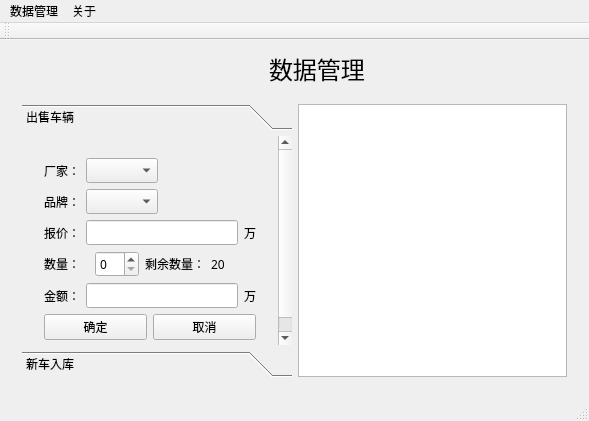
<?xml version="1.0" encoding="UTF-8"?>
<ui version="4.0">
 <class>MainWindow</class>
 <widget class="QMainWindow" name="MainWindow">
  <property name="geometry">
   <rect>
    <x>0</x>
    <y>0</y>
    <width>589</width>
    <height>421</height>
   </rect>
  </property>
  <property name="windowTitle">
   <string>数据管理系统</string>
  </property>
  <property name="windowIcon">
   <iconset>
    <normaloff>../image/1 (33).jpg</normaloff>../image/1 (33).jpg</iconset>
  </property>
  <widget class="QWidget" name="centralWidget">
   <layout class="QGridLayout" name="gridLayout">
    <item row="0" column="2">
     <spacer name="horizontalSpacer_2">
      <property name="orientation">
       <enum>Qt::Horizontal</enum>
      </property>
      <property name="sizeHint" stdset="0">
       <size>
        <width>207</width>
        <height>20</height>
       </size>
      </property>
     </spacer>
    </item>
    <item row="0" column="1">
     <widget class="QLabel" name="label">
      <property name="font">
       <font>
        <family>华文楷体</family>
        <pointsize>18</pointsize>
       </font>
      </property>
      <property name="text">
       <string>数据管理</string>
      </property>
     </widget>
    </item>
    <item row="0" column="0">
     <spacer name="horizontalSpacer">
      <property name="orientation">
       <enum>Qt::Horizontal</enum>
      </property>
      <property name="sizeHint" stdset="0">
       <size>
        <width>253</width>
        <height>20</height>
       </size>
      </property>
     </spacer>
    </item>
    <item row="1" column="0" colspan="3">
     <widget class="QStackedWidget" name="stackedWidget">
      <property name="font">
       <font>
        <family>楷体</family>
       </font>
      </property>
      <property name="currentIndex">
       <number>0</number>
      </property>
      <widget class="QWidget" name="car">
       <layout class="QGridLayout" name="gridLayout_2">
        <item row="0" column="1">
         <widget class="QTextEdit" name="textEdit">
          <property name="readOnly">
           <bool>true</bool>
          </property>
         </widget>
        </item>
        <item row="0" column="0">
         <widget class="QToolBox" name="toolBox">
          <property name="currentIndex">
           <number>0</number>
          </property>
          <widget class="QWidget" name="page_3">
           <property name="geometry">
            <rect>
             <x>0</x>
             <y>0</y>
             <width>274</width>
             <height>239</height>
            </rect>
           </property>
           <attribute name="label">
            <string>出售车辆</string>
           </attribute>
           <layout class="QGridLayout" name="gridLayout_4">
            <item row="0" column="0">
             <widget class="QStackedWidget" name="stackedWidget">
              <property name="sizePolicy">
               <sizepolicy hsizetype="Expanding" vsizetype="Preferred">
                <horstretch>0</horstretch>
                <verstretch>0</verstretch>
               </sizepolicy>
              </property>
              <property name="maximumSize">
               <size>
                <width>300</width>
                <height>16777215</height>
               </size>
              </property>
              <widget class="QWidget" name="stackedWidgetPage1">
               <layout class="QVBoxLayout" name="verticalLayout">
                <item>
                 <layout class="QHBoxLayout" name="horizontalLayout">
                  <item>
                   <widget class="QLabel" name="label_2">
                    <property name="text">
                     <string>厂家：</string>
                    </property>
                   </widget>
                  </item>
                  <item>
                   <widget class="QComboBox" name="comboBoxFactory"/>
                  </item>
                  <item>
                   <spacer name="horizontalSpacer_3">
                    <property name="orientation">
                     <enum>Qt::Horizontal</enum>
                    </property>
                    <property name="sizeHint" stdset="0">
                     <size>
                      <width>40</width>
                      <height>20</height>
                     </size>
                    </property>
                   </spacer>
                  </item>
                 </layout>
                </item>
                <item>
                 <layout class="QHBoxLayout" name="horizontalLayout_2">
                  <item>
                   <widget class="QLabel" name="label_3">
                    <property name="text">
                     <string>品牌：</string>
                    </property>
                   </widget>
                  </item>
                  <item>
                   <widget class="QComboBox" name="comboBoxBrand"/>
                  </item>
                  <item>
                   <spacer name="horizontalSpacer_4">
                    <property name="orientation">
                     <enum>Qt::Horizontal</enum>
                    </property>
                    <property name="sizeHint" stdset="0">
                     <size>
                      <width>40</width>
                      <height>20</height>
                     </size>
                    </property>
                   </spacer>
                  </item>
                 </layout>
                </item>
                <item>
                 <layout class="QHBoxLayout" name="horizontalLayout_3">
                  <item>
                   <widget class="QLabel" name="label_4">
                    <property name="text">
                     <string>报价：</string>
                    </property>
                   </widget>
                  </item>
                  <item>
                   <widget class="QLineEdit" name="lineEditPrice"/>
                  </item>
                  <item>
                   <widget class="QLabel" name="label_5">
                    <property name="text">
                     <string>万</string>
                    </property>
                   </widget>
                  </item>
                 </layout>
                </item>
                <item>
                 <layout class="QHBoxLayout" name="horizontalLayout_4">
                  <item>
                   <widget class="QLabel" name="label_6">
                    <property name="text">
                     <string>数量：</string>
                    </property>
                   </widget>
                  </item>
                  <item>
                   <widget class="QSpinBox" name="spinBox"/>
                  </item>
                  <item>
                   <widget class="QLabel" name="label_7">
                    <property name="text">
                     <string>剩余数量：</string>
                    </property>
                   </widget>
                  </item>
                  <item>
                   <widget class="QLabel" name="labelLast">
                    <property name="text">
                     <string>20</string>
                    </property>
                   </widget>
                  </item>
                 </layout>
                </item>
                <item>
                 <layout class="QHBoxLayout" name="horizontalLayout_5">
                  <item>
                   <widget class="QLabel" name="label_9">
                    <property name="text">
                     <string>金额：</string>
                    </property>
                   </widget>
                  </item>
                  <item>
                   <widget class="QLineEdit" name="lineEditTotal"/>
                  </item>
                  <item>
                   <widget class="QLabel" name="label_10">
                    <property name="text">
                     <string>万</string>
                    </property>
                   </widget>
                  </item>
                 </layout>
                </item>
                <item>
                 <layout class="QHBoxLayout" name="horizontalLayout_6">
                  <item>
                   <widget class="QPushButton" name="ButtonSure">
                    <property name="text">
                     <string>确定</string>
                    </property>
                   </widget>
                  </item>
                  <item>
                   <widget class="QPushButton" name="ButtonCancel">
                    <property name="text">
                     <string>取消</string>
                    </property>
                   </widget>
                  </item>
                 </layout>
                </item>
               </layout>
              </widget>
              <widget class="QWidget" name="stackedWidgetPage2"/>
             </widget>
            </item>
           </layout>
          </widget>
          <widget class="QWidget" name="page_4">
           <property name="geometry">
            <rect>
             <x>0</x>
             <y>0</y>
             <width>274</width>
             <height>239</height>
            </rect>
           </property>
           <attribute name="label">
            <string>新车入库</string>
           </attribute>
          </widget>
         </widget>
        </item>
       </layout>
      </widget>
      <widget class="QWidget" name="calc"/>
     </widget>
    </item>
   </layout>
  </widget>
  <widget class="QMenuBar" name="menuBar">
   <property name="geometry">
    <rect>
     <x>0</x>
     <y>0</y>
     <width>589</width>
     <height>22</height>
    </rect>
   </property>
   <widget class="QMenu" name="menu">
    <property name="title">
     <string>数据管理</string>
    </property>
    <addaction name="actionCar"/>
    <addaction name="actionCalc"/>
   </widget>
   <widget class="QMenu" name="menu_2">
    <property name="title">
     <string>关于</string>
    </property>
   </widget>
   <addaction name="menu"/>
   <addaction name="menu_2"/>
  </widget>
  <widget class="QToolBar" name="mainToolBar">
   <attribute name="toolBarArea">
    <enum>TopToolBarArea</enum>
   </attribute>
   <attribute name="toolBarBreak">
    <bool>false</bool>
   </attribute>
  </widget>
  <widget class="QStatusBar" name="statusBar"/>
  <action name="actionCar">
   <property name="text">
    <string>车辆管理</string>
   </property>
  </action>
  <action name="actionCalc">
   <property name="text">
    <string>销售统计</string>
   </property>
  </action>
 </widget>
 <layoutdefault spacing="6" margin="11"/>
 <resources/>
 <connections/>
</ui>
